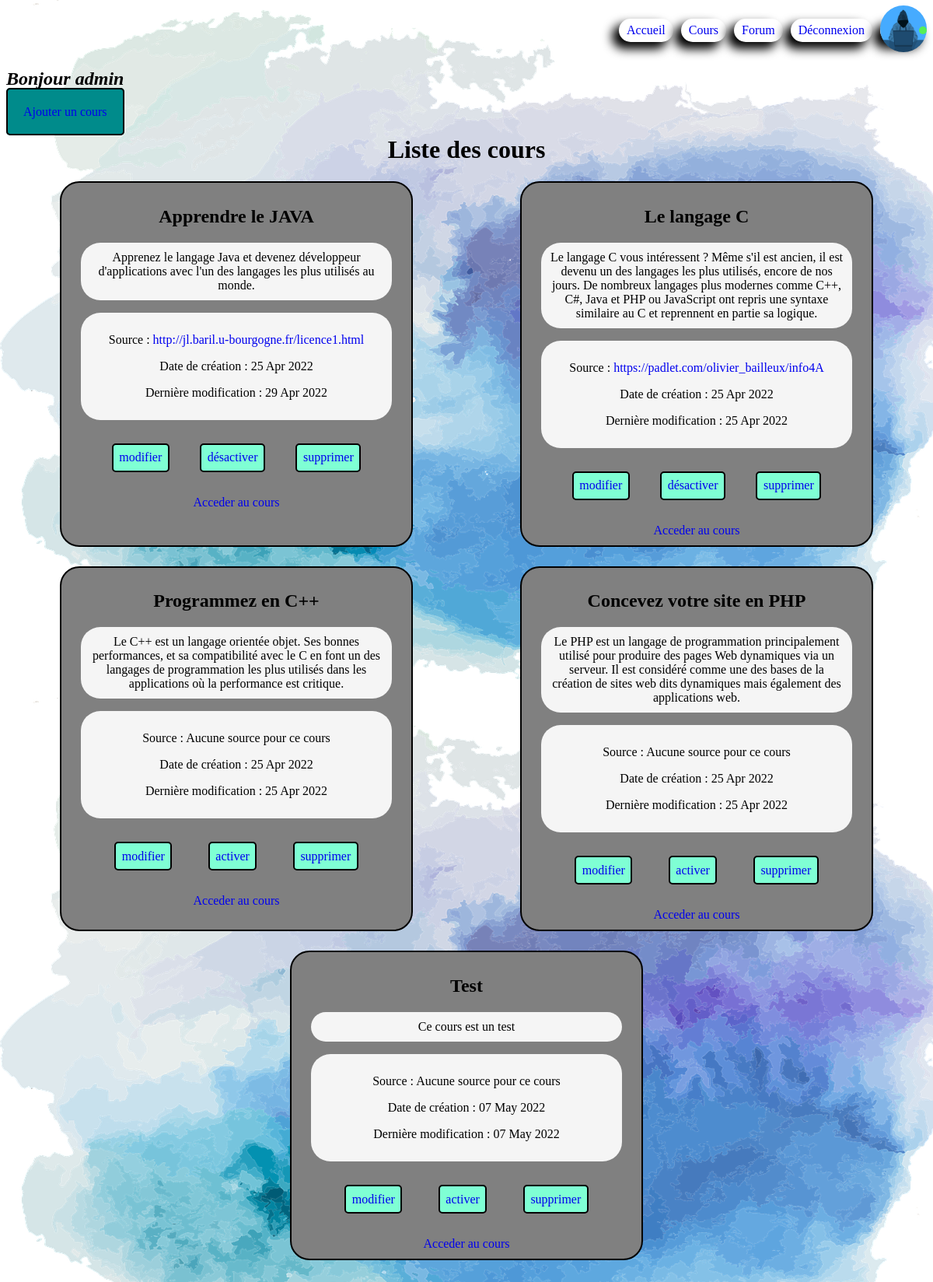
The app's page /index.php?location=adminCourses (signed in) with its own data.
### tables this page shows
CREATE TABLE `cours` (
  `id` int NOT NULL,
  `statut` text NOT NULL,
  `titre` text NOT NULL,
  `description` text NOT NULL,
  `date_creation` datetime NOT NULL DEFAULT CURRENT_TIMESTAMP,
  `date_modif` datetime NOT NULL DEFAULT CURRENT_TIMESTAMP,
  `source` text NOT NULL,
  `points` int NOT NULL
);

### Controller/controller.php (called while the page is built, shortened)
<?php
require("Model/model.php");
function adminCourses()
{
    $cours = allCours();
    require('View/adminCourses.php');
}

### Model/model.php (called while the page is built, shortened)
<?php
function dataBaseConnexion()
{
    try
    {
        $data_base= new PDO('mysql:host=localhost;dbname=WebProject;charset=utf8', 'root', 'Moud1997@');
        return $data_base;
    }
    catch(Exception $e)
    {
        die("Erreur : ".$e->getMessage());
    }
}
function allCours()
{
    $data_base = dataBaseConnexion();
    $cours = $data_base->query('SELECT id, statut, titre, description, DATE_FORMAT(date_creation, \'%d %b %Y \') AS date_creation, DATE_FORMAT(date_modif, \'%d %b %Y \') AS date_modif, source FROM cours');
    $cours->execute();
    return $cours;
}

### View/adminCourses.php (the view, shortened to what this page needs)
<!DOCTYPE html>
<html lang="fr">
<head>
    <link rel="stylesheet" href="Public/CSS/menu.css?ts=<?=time()?>">
    <link rel="stylesheet" href="Public/CSS/cours.css?ts=<?=time()?>">
</head>
<body>
    <?php require('headerAdmin.php'); ?>
    <?php if(isset($_SESSION['connected'])) :?>
        <h2><em>Bonjour <?=$_SESSION['username']?></em></h2>
    <?php endif ?>
    <a id="addCours" href="index.php?location=addCours">Ajouter un cours</a>
    <h1>Liste des cours</h1>
        <?php if(isset($cours)): ?>
            <div class="allCours">
                <?php while($lecours = $cours->fetch()) : ?>
                    <div class="cours listedCourses">
                        <h2><?=$lecours['titre']?></h2>
                        <p class="description"><?=$lecours['description']?></p>
                        <div>
                            <div class="info">
                                <p>Source : <?php if($lecours['source']=='')echo "Aucune source pour ce cours"; ?>
                                    <a href="<?= $lecours['source']?>"><?= $lecours['source']?></a>
                                </p>
                                <p>Date de création : <?= $lecours['date_creation']?> </p>
                                <p>Dernière modification : <?= $lecours['date_modif']?></p>
                            </div>
                            <div class="buttons">
                                <a href="index.php?location=modifyCours&idCours=<?=$lecours['id']?>">modifier</a>
                                <?php if($lecours['statut'] == 'active'): ?>
                                    <a href="index.php?location=disableCours&idCours=<?=$lecours['id']?>">désactiver</a>
                                <?php else : ?>
                                    <a href="index.php?location=ableCours&idCours=<?=$lecours['id']?>">activer</a>
                                <?php endif; ?>
                                <a href="index.php?location=deleteCours&idCours=<?=$lecours['id']?>">supprimer</a>
                            </div>
                        </div>
                        <a href="index.php?location=adminLeCours&idCours=<?=$lecours['id']?>">Acceder au cours</a>
                    </div>
                <?php endwhile; ?>
            </div>
        <?php endif; ?>
</body>
</html>

### Public/CSS/menu.css (style rules this page uses)
a { text-decoration: none; }

### Public/CSS/cours.css (style rules this page uses)
body { background: url("../Image/fond5.png"); }
h2 { font-family: "Brush Script MT", cursive; }
h1 { text-align: center; font-family: "Brush Script MT", cursive; }
.cours { border: 2px solid black; border-radius: 25px; padding: 10px 25px; margin-bottom: 25px; background-color: gray; }
.cours { text-align: center; }
.cours a { text-decoration: none; }
.description { background-color: whitesmoke; padding: 10px; border-radius: 25px; }
.info { background-color: whitesmoke; padding: 10px; margin-bottom: 10px; border-radius: 25px; }
.buttons { margin: 20px; }
.buttons a { padding: 7.5px; margin: 10px 10px; border: 2px solid black; border-radius: 5px; background-color: aquamarine; }
#addCours { padding: 20px; border: 2px black solid; border-radius: 5px; background-color: darkcyan; }
.suggestion, .listedCourses { width: 400px; transition: all ease-in-out 1s; }
.allCours { display: flex; flex-direction: row; flex-wrap: wrap; justify-content: space-around; align-items: stretch; align-content: stretch; }
.buttons { display: flex; flex-direction: row; flex-wrap: wrap; justify-content: space-around; align-items: stretch; align-content: stretch; }

### records on screen
cours: titre "Apprendre le JAVA", description "Apprenez le langage Java et devenez développeur d'applications avec l'un des langages les plus utilisés au monde.", source "http://jl.baril.u-bourgogne.fr/licence1.html", date_creation "25 Apr 2022", date_modif "29 Apr 2022"
cours: titre "Le langage C", description "Le langage C vous intéressent ? Même s'il est ancien, il est devenu un des langages les plus utilisés, encore de nos jours. De nombreux langages plus modernes comme C++, C#, Java et PHP ou JavaScript ont repris une syntaxe similaire au C et reprennent en partie sa logique.", source "https://padlet.com/olivier_bailleux/info4A", date_creation "25 Apr 2022", date_modif "25 Apr 2022"
cours: titre "Programmez en C++", description "Le C++ est un langage orientée objet. Ses bonnes performances, et sa compatibilité avec le C en font un des langages de programmation les plus utilisés dans les applications où la performance est critique.", source "Aucune source pour ce cours", date_creation "25 Apr 2022", date_modif "25 Apr 2022"
cours: titre "Concevez votre site en PHP", description "Le PHP est un langage de programmation principalement utilisé pour produire des pages Web dynamiques via un serveur. Il est considéré comme une des bases de la création de sites web dits dynamiques mais également des applications web.", source "Aucune source pour ce cours", date_creation "25 Apr 2022", date_modif "25 Apr 2022"
cours: titre "Test", description "Ce cours est un test", source "Aucune source pour ce cours", date_creation "07 May 2022", date_modif "07 May 2022"

### other values on screen
$_SESSION['username'] "admin"
